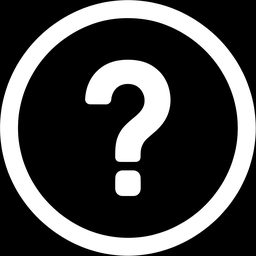
#> input picture assets/help_source.png, 256 x 256 px
$ python make_help_icon.py ../assets/help_source.png out.png
#> lines starting #> are read from the running program, lines starting #| are printed output that depends on the picture
"""「?」の印の画像を作る道具。python tools/make_help_icon.py 元の絵 [出力フォルダ]

元の絵（明るい背景に黒い「丸に?」、または黒い背景に白い形のマスク）から形を取り出し、縁がなめらかになるよう大きく作ってから縮めて、
大きさごと（12〜40 ピクセル）の透過 PNG を作る。ふだんの色と、マウスを乗せたときの色（青）の2通り。
Tk のキャンバスに線で描くと縁がギザギザになるので、画面ではこの画像を使う。Pillow が必要（ビルド時のみ）。"""
import os
import sys

from PIL import Image, ImageOps

SIZES = range(12, 41)
COLORS = {"": (0, 0, 0), "_hover": (31, 95, 191)}


def mask_from(path: str) -> Image.Image:
    """暗い所ほど不透明な、形だけのマスク（正方形・形がちょうど収まる大きさ）"""
#> called with path = '../assets/help_source.png'
    g = ImageOps.grayscale(Image.open(path))
#> g is the input picture: PIL image 256x256 L; min 0, max 255, mean 70.9
    hist = g.histogram()
#> hist = 256 values, max 44377 at index 0, min 1 at index 79, mean 256
    bg = max(range(256), key=lambda v: hist[v])           # いちばん多い明るさ = 背景
#> bg = 0
    if bg < 128:                                          # 暗い背景に明るい形（作ったマスク）なら反転して同じ扱いに
        g = ImageOps.invert(g)
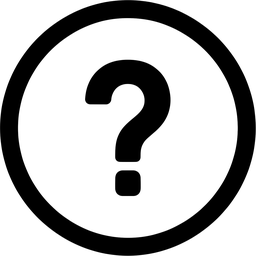
#> g: PIL image 256x256 L; min 0, max 255, mean 184.1
        bg = 255 - bg
#> bg = 255
    m = g.point(lambda v: 0 if v >= bg - 20 else min(255, round((bg - 20 - v) * 255 / max(1, bg - 60))))
    box = m.getbbox()
#> box = (0, 0, 256, 256)
    m = m.crop(box)
    side = round(max(m.size) * 1.08)                      # 縁が切れないよう、まわりに少し余白
#> side = 276
    sq = Image.new("L", (side, side), 0)
#> sq: PIL image 276x276 L; every value is 0
    sq.paste(m, ((side - m.width) // 2, (side - m.height) // 2))
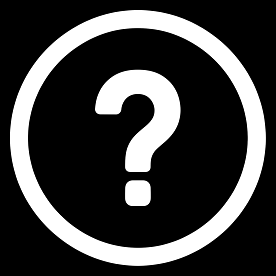
#> sq: PIL image 276x276 L; min 0, max 255, mean 61.3
    return sq


def main():
    src = sys.argv[1]
    out = sys.argv[2] if len(sys.argv) > 2 else os.path.join("assets", "help")
    os.makedirs(out, exist_ok=True)
    m = mask_from(src)
    for n in SIZES:
        a = m.resize((n, n), Image.LANCZOS)
        for suffix, rgb in COLORS.items():
            im = Image.new("RGBA", (n, n), rgb + (0,))
            im.putalpha(a)
            im.save(os.path.join(out, f"help_{n}{suffix}.png"))
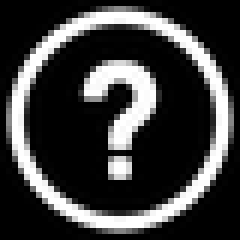
#> a: PIL image 40x40 L (shown 6 times larger); min 0, max 255, mean 61.6
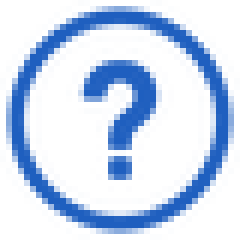
#> im: PIL image 40x40 RGBA (shown 6 times larger); mean R, G, B, A 31, 95, 191, 61.6; transparent parts drawn white
    print(f"{len(SIZES) * len(COLORS)} 個の画像を {out} に作りました")
#| 58 個の画像を out.png に作りました


if __name__ == "__main__":
    main()
